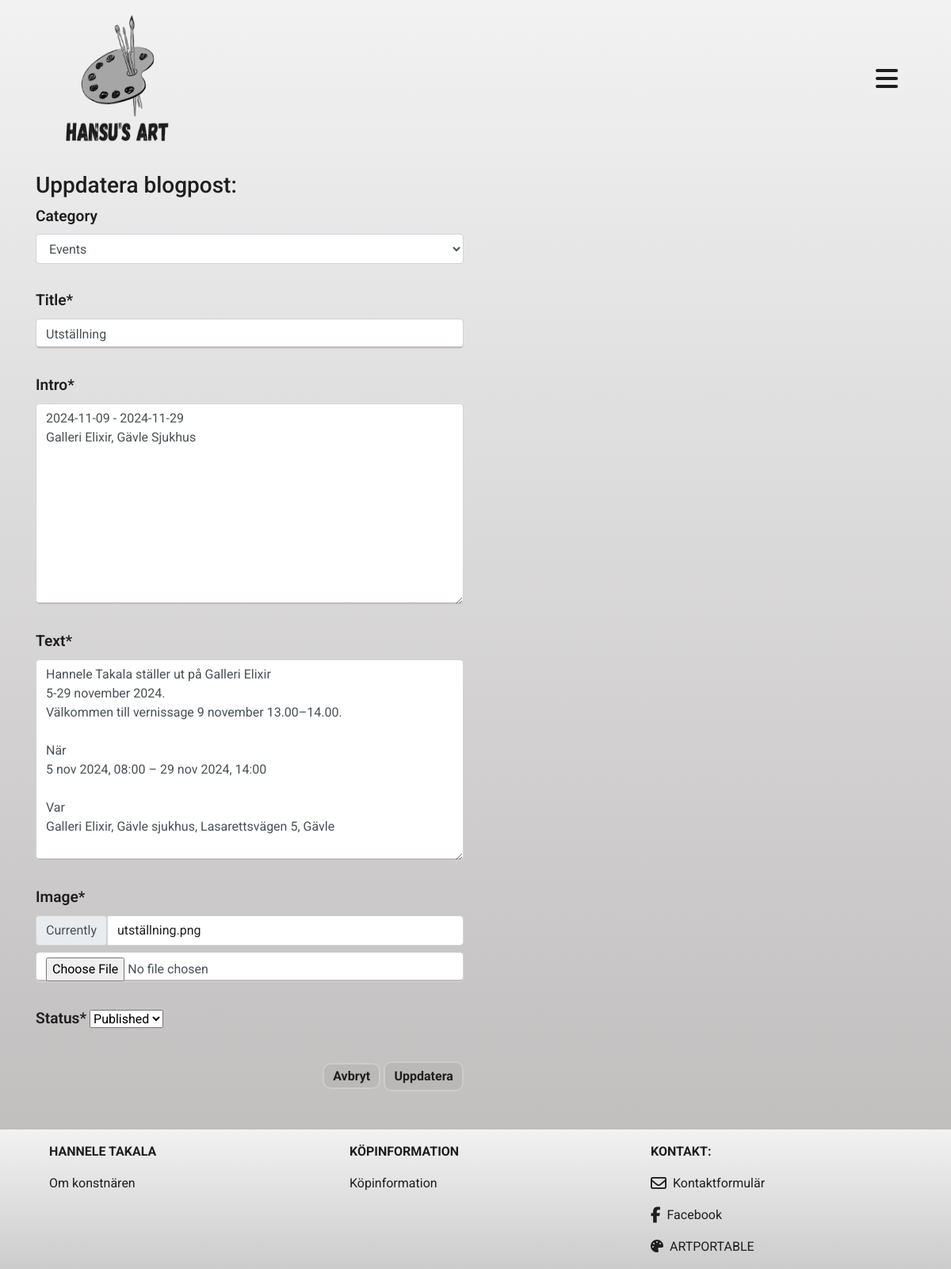
Screenshot of /blog/edit/8/ (signed in) with the database file from the repository.
### blog/models.py (models this page shows, shortened)
class Blog(models.Model):
    STATUS = (
        ('Draft', 'Draft'),
        ('Published', 'Published')
    )
    title = models.CharField(max_length=254)
    intro = models.TextField()
    text = models.TextField()
    status = models.CharField(choices=STATUS, default='Draft', max_length=254)
    image = models.ImageField()
    image_url = models.URLField(max_length=1024, null=True, blank=True)
    date = models.DateField(auto_now_add=True)
    highlight = models.BooleanField(default=False)
    category = models.ForeignKey('Category', null=True, blank=True, on_delete=models.SET_NULL)
    class Meta:
        ordering = ('-date',)

### blog/views.py (the view)
# urls.py: path('edit/<int:post_id>/', views.edit_blogpost, name='edit_blogpost'),
@login_required
def edit_blogpost(request, post_id):
    if not request.user.is_superuser:
        messages.error(request, 'You are not authorized to perform this task.')
        return redirect(reverse('home'))
    post = get_object_or_404(Blog, pk=post_id)
    if request.method == 'POST':
        form = BlogForm(request.POST, request.FILES, instance=post)
        if form.is_valid():
            form.save()
            messages.info(request, 'Bloginlägget har uppdaterats!')
            return redirect(reverse('blog_detail', args=[post.id]))
        else:
            messages.error(request, 'Failed to update blogpost! Please ensure \
                that the form is valid!')
    else:
        form = BlogForm(instance=post)
    template = 'edit_blogpost.html'
    context = {
        'form': form,
        'post': post,
    }
    return render(request, template, context)

### blog/forms.py
class BlogForm(forms.ModelForm):
    class Meta:
        model = Blog
        fields = '__all__'
        widgets = {
            'category': forms.Select(choices=choice_list, attrs={'class': 'form-control'})
        }

### blog/models.py (called while the page is built)
    def __str__(self):
        return self.name

### blog/templates/edit_blogpost.html (shortened to what this page needs)
{% extends 'base.html' %}
{% load static %}
{% block content %}
<section class="breadcrumb_part">
    <div class="container">
        <div class="row">
            <div class="col-lg-12">
                <div class="breadcrumb_iner">
                    <h3 class="mt-3">Uppdatera blogpost: </h3>
                </div>
            </div>
        </div>
    </div>
</section>
<div class="cart_area section_padding">
    <div class="container">
        <div class="row">
            <div class="col-12 col-lg-6 order-lg-last mb-5">
                <form action="{% url 'edit_blogpost' post.id %}" method="POST" enctype="multipart/form-data">
                    <div class="form-row">
                        <div class="form-group col-12">
                        {{ form.category|as_crispy_field }}
                    </div>
                    <div class="form-group col-12">
                        {{ form.title|as_crispy_field }}
                    </div>
                    <div class="form-group col-12">
                        {{ form.intro|as_crispy_field }}
                    </div>
                    <div class="form-group col-12">
                        {{ form.text|as_crispy_field }}
                    </div>
                    <div class="form-group col-md-12">
                        {{ form.image|as_crispy_field }}
                    </div>
                    <div class="form-group col-md-6">
                        {{ form.status|as_crispy_field }}
                    </div>
                    </div>
                    <div class="text-right">
                        <a class="btn_art" href="{% url 'blog' %}">Avbryt</a>
                        <button class="btn_art" type="submit">Uppdatera</button>
                    </div>
                </form>
            </div>
        </div>
    </div>
</div>
{% endblock %}

### static/css/base.css (style rules this page uses)
:root { --primary: #F2F2F2; }
html { height: 100%; box-sizing: border-box; }
body { color: #1f1e1e !important; background-image: linear-gradient(#f2f2f2, #BBB8B8); background-size: cover; background-repeat: no-repeat; background-attachment: fixed; font-family: "Roboto", sans-serif !important; font-size: 1rem; font-weight: 400; font-style: normal; min-height: 100%; display: flex; flex-direction: column; position: relative; margin: 0; box-sizing: inherit; }
i, p, a { color: #1f1e1e !important; }
h1, h2, h3, h4 { color: #1f1e1e !important; }
button { border: none; }
.btn_art { background-color: #bbb8b8; border: 2px solid #cccccc; border-radius: 10px; color: #1f1e1e; font-family: 'Roboto', sans-serif; padding: 0.3em 0.7em; font-size: 1rem; font-weight: 700; vertical-align: middle; text-decoration: none; transition: color .15s ease-in-out, background-color .15s ease-in-out, border-color .15s ease-in-out, box-shadow .15s ease-in-out; }
label { font-size: larger; font-weight: 600; }
.form-control { font-size: 1rem !important; }
[contenteditable].form-control,[type=email].form-control,[type=password].form-control,[type=tel].form-control,[type=text].form-control,input.form-control,input[type=email],input[type=number],input[type=password],input[type=text],textarea,textarea.form-control { box-shadow: inset 0 -2px 0 #c3baba; transition: box-shadow .2s }

### rows the page displays
Blog: category "Events", title "Utställning", intro "2024-11-09 - 2024-11-29 Galleri Elixir, Gävle Sjukhus", text "Hannele Takala ställer ut på Galleri Elixir 5-29 november 2024. Välkommen till vernissage 9 november 13.00–14.00. När 5 nov 2024, 08:00 – 29 nov 2024, 14:00 Var Galleri Elixir, Gävle sjukhus, Lasarettsvägen 5, Gävle", status "Published"
